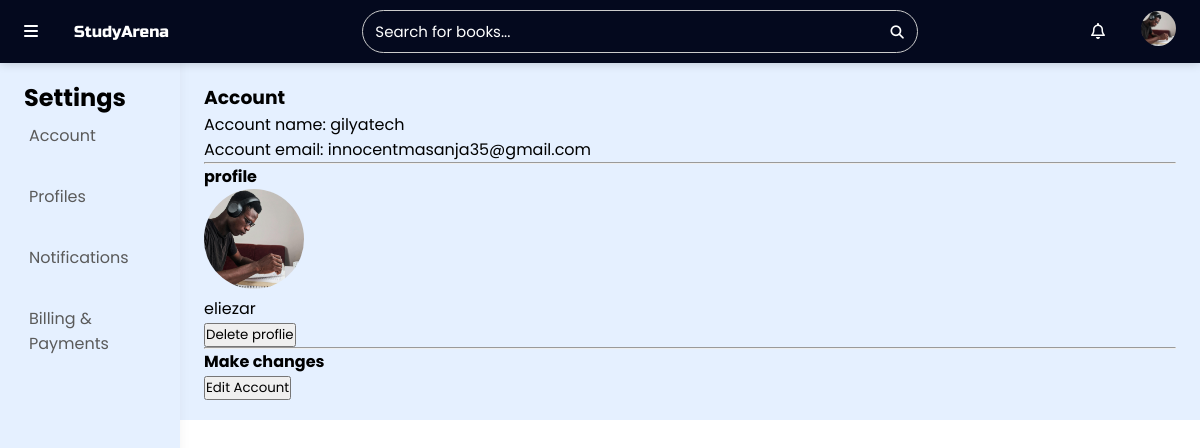
Page /settings/account/1/1/ (signed in) on the committed database.
### userauths/models.py (models this page shows, shortened)
class Profile(models.Model):
    name = models.CharField(max_length=50)
    user = models.ForeignKey(settings.AUTH_USER_MODEL, on_delete=models.CASCADE, related_name='user_profiles')
    bio = models.TextField(max_length=500, blank=True)
    birth_date = models.DateField(null=True, blank=True, default=timezone.now)
    profile_picture = models.ImageField(upload_to='profile_pictures/', null=True, blank=True)
    school = models.CharField(max_length=50)
    grade = models.CharField(max_length=50)

class User(AbstractUser):
    email = models.EmailField(unique=True)
    username = models.CharField(max_length=100)
    profiles = models.ManyToManyField('Profile', blank=True, related_name='profile')
    USERNAME_FIELD = "email"
    REQUIRED_FIELDS = ['username']

### settings/views.py (the view)
# urls.py: path('account/<int:user_id>/<int:profile_id>/', views.account_display, name='account_display'),
@login_required
def account_display(request, user_id, profile_id):
    profile = get_object_or_404(Profile, id=profile_id, user_id=user_id)
    context = {
        'profile': profile,
    }
    return render(request, 'settings/account.html', context)

### library/templates/settings/account.html (shortened to what this page needs)
{% extends 'partials/base4.html' %}
{% load static %}
{% block content %}
    <div class="container">
        <h3>Account</h3>
        <div class="containerlist">
            <p>Account name: {{ user.username }}</p>
            <p>Account email: {{ user.email }}</p>
            <hr>
            <h4>profile</h4>
                <div class="profile-settings">
                    <img src="{{ profile.profile_picture.url }}" alt="Profile 1">
                    <p>{{ profile.name }}</p>
                </div>
            <a href=""><button>Delete proflie</button></a>
        </div>
        <hr>
        <h4>Make changes</h4>
        <a href=""><button>Edit Account</button></a>
    </div>
</body>
</html>
{% endblock content %}

### library/templates/partials/base4.html (shortened to what this page needs)
{% load static %}
<!DOCTYPE html>
<html lang="en">
<head>
    <link rel="stylesheet" href="{% static 'assets/styles.css' %}">
</head>
<body>
    <nav class="flex-div">
        <div class="nav-left flex-div">
            <a class="menu-icon"><i class="fa-solid fa-bars"></i></a>
            <span class="logo">StudyArena</span>
        </div>
        <div class="nav-middle flex-div">
            <div class="search-box flex-div">
                <form  method="GET" action="{% url 'library:search' user_id=profile.user.id profile_id=profile.id %}">
                    <input type="text" placeholder="Search for books...">
                    <button type="submit"><i class="fa-solid fa-magnifying-glass"></i></button>
                </form>
            </div>
        </div>
        <div class="nav-right flex-div">
            <a href=""><i class="fa-regular fa-bell"></i></a>
            <a href="javascript:void(0)" class="user-icon" onclick="toggleMenu()"><img src="{{ profile.profile_picture.url }}" alt="Profile 1"></i></i></a>
        </div>
    </nav>
    <div class="side-bar">
        <div class="shortcut-links">
            <h2>Settings</h2>
            {% if profile %}
            <a href="{% url 'settings:account_display' user_id=user.id profile_id=profile.id %}"><p>Account</p></a>
            {% else %}
            <a href="{% url 'library:home' %}"><p>Account</p></a>
            {% endif %}
            <a href=""><p>Profiles</p></a>
            <a href=""><p>Notifications</p></a>
            <a href="{% url 'library:home' %}"><p>Billing & Payments</p></a>
        </div>
    </div>
{% block content %}
{% endblock content %}

### static/assets/styles.css (style rules this page uses)
* { margin: 0; padding: 0; font-family: 'poppins', sansefir; box-sizing: border-box; }
a { text-decoration: none; color: #5a5a5a; }
i { cursor: pointer; }
.flex-div { display: flex; align-items: center; }
nav { padding: 10px 2%; justify-content: space-between; box-shadow: 0 0 10px rgba(0, 0, 0, 0.2); background: rgba(4, 9, 30); position: sticky; top: 0; z-index: 10; }
.menu-icon { color: white; }
.nav-right i { width: 25px; margin-right: 25px; color: white; }
.nav-right img { width: 35px; height: 35px; border-radius: 50%; object-fit: cover; object-position: center; }
.nav-left .fa-solid { width: 25px; margin-right: 25px; }
.nav-left .logo { width: 130px; font-family: 'Russo One', 'poppins', sans-serif; color: white; }
.nav-middle .search-box { border: 1px solid #ccc; margin-right: 15px; padding: 8px 12px; border-radius: 25px; color: white; }
.nav-middle .search-box input { width: 500px; border: 0; outline: 0; background: transparent; height: 20px; }
.nav-middle .search-box i { width: 15px; color: white; }
.nav-middle .search-box ::placeholder { color: white; font-size: 15px; }
.nav-middle .search-box input[type="text"] { color: white; }
.nav-middle .search-box button { background: transparent; padding-left: 10px; border: 0; }
.side-bar { background: #E5F0FF; width: 15%; height: 100vh; position: fixed; top: 0; padding-left: 2%; padding-top: 80px; box-shadow: 0 0 10px rgba(128, 128, 128, 0.1) }
.shortcut-links a { display: flex; align-items: center; margin-bottom: 20px; width: 90%; border-radius: 5px; flex-wrap: wrap; padding-top: 8px; padding-bottom: 8px; padding-left: 5px; padding-right: 15px; }
.container { background: #E5F0FF; padding-left: 17%; padding-right: 2%; padding-top: 20px; padding-bottom: 20px; width: 100%; }
input::placeholder { color: #005246; }
.profile-settings img { width: 100px; height: 100px; border-radius: 50%; object-fit: cover; object-position: center; }

### rows in the picture
Profile: profile_picture (picture), name "eliezar"
User: username "gilyatech", email "innocentmasanja35@gmail.com"
